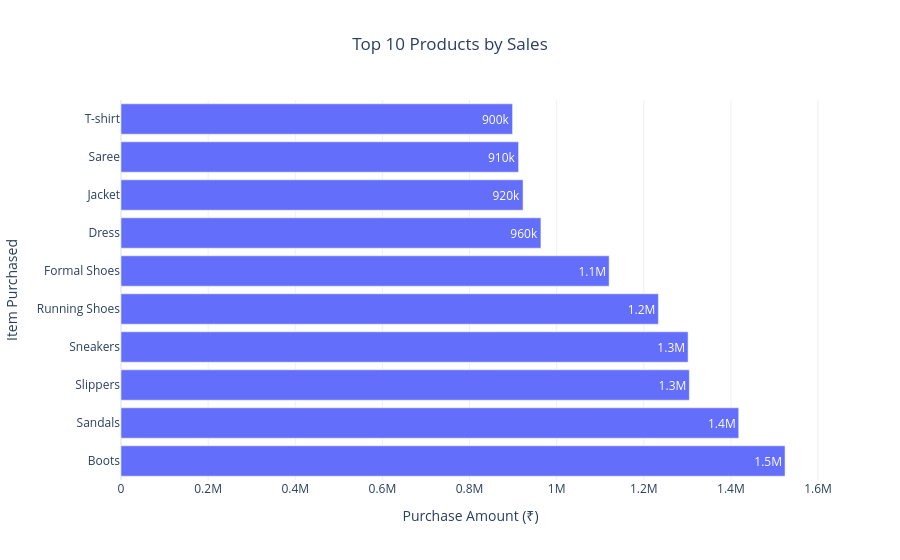

The notebook cell saved with this chart:
### Code cell
top_products = (
    customers_shopping.groupby("Item Purchased")["Purchase Amount (₹)"]
    .sum()
    .sort_values(ascending=False)
    .head(10)
    .reset_index()
)

top_products_bar = px.bar(
    top_products,
    x="Purchase Amount (₹)",
    y="Item Purchased",
    orientation="h",
    text_auto=".2s",
    title="Top 10 Products by Sales"
)

top_products_bar.update_layout(
    template="plotly_white",
    title_x=0.5
)

top_products_bar.show()

### Figure 1 — Plotly figure (JSON) as saved in the notebook; plotly's stock layout.template omitted (floating-point values rounded to 4 significant figures)
{"data": [{"hovertemplate": "Purchase Amount (₹)=%{x}<br>Item Purchased=%{y}<extra></extra>", "legendgroup": "", "marker": {"color": "#636efa", "pattern": {"shape": ""}}, "name": "", "orientation": "h", "showlegend": false, "textposition": "auto", "texttemplate": "%{x:.2s}", "type": "bar", "x": [1524252, 1417926, 1304589, 1301701, 1233530, 1120436, 963884, 922906, 912600, 898821], "xaxis": "x", "y": ["Boots", "Sandals", "Slippers", "Sneakers", "Running Shoes", "Formal Shoes", "Dress", "Jacket", "Saree", "T-shirt"], "yaxis": "y"}], "layout": {"barmode": "relative", "legend": {"tracegroupgap": 0}, "title": {"text": "Top 10 Products by Sales", "x": 0.5}, "xaxis": {"anchor": "y", "domain": [0, 1], "title": {"text": "Purchase Amount (₹)"}}, "yaxis": {"anchor": "x", "domain": [0, 1], "title": {"text": "Item Purchased"}}}}
